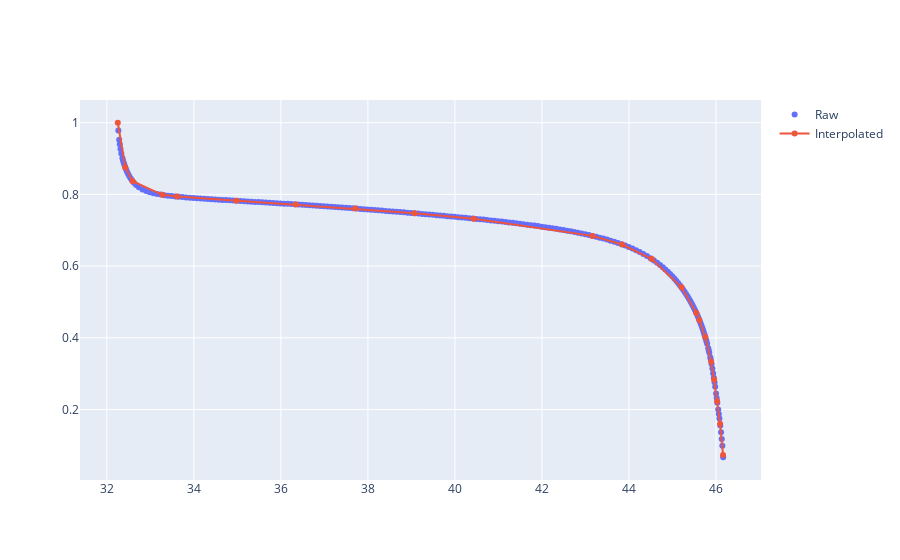

This figure's notebook cell:
### Code cell
fig = go.Figure()
fig.add_trace(go.Scatter(x = df.t, y = df.V_norm, showlegend=True, mode="markers", name="Raw"))
fig.add_trace(go.Scatter(x = interp_df.t, y = interp_df.V_norm, showlegend=True, mode="markers+lines" , name="Interpolated"))

### Figure 1 — Plotly figure (JSON) as saved in the notebook; plotly's stock layout.template omitted (floating-point values rounded to 4 significant figures; data arrays with more than 128 entries replaced by an {"elided": "..."} marker saying what was removed)
{"data": [{"mode": "markers", "name": "Raw", "showlegend": true, "type": "scatter", "x": {"elided": "220 float values"}, "y": {"elided": "220 float values"}}, {"mode": "markers+lines", "name": "Interpolated", "showlegend": true, "type": "scatter", "x": [32.25, 32.42, 32.59, 33.28, 33.62, 34.98, 36.34, 37.71, 39.07, 40.43, 43.16, 43.84, 44.53, 45.21, 45.55, 45.62, 45.75, 45.89, 45.96, 46.03, 46.09, 46.16], "y": [0.9999, 0.8758, 0.8368, 0.7987, 0.7938, 0.7823, 0.7721, 0.7606, 0.7474, 0.7324, 0.6843, 0.6603, 0.6197, 0.5407, 0.4694, 0.45, 0.402, 0.3329, 0.2836, 0.2229, 0.1605, 0.07337]}], "layout": {}}
